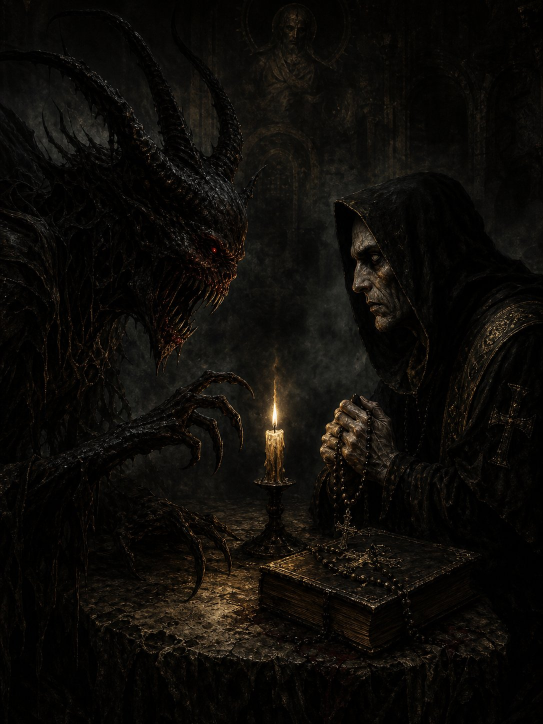
#> input picture scary_demon_takdir.jpg, 1086 x 1448 px, found by its file name (shown at 1/2 size)
$ python render_scary_3slides.py
#> lines starting #> are read from the running program, lines starting #| are printed output that depends on the picture
from PIL import Image, ImageDraw, ImageFont

def render_scary_slide1(base_path, output_path):
#> called with base_path = '/home/user/scary_demon_takdir.jpg', output_path = '/home/user/slide1_takdir_seram.jpg'
    img = Image.open(base_path)
#> img is the input picture: PIL image 1086x1448 RGB; mean R, G, B 14.1, 12, 8.6
    w, h = img.size
#> w = 1086; h = 1448

    # Proper crop preserving 3:4 aspect ratio focusing on the Demon on the left
    zoom_factor = 0.72
    crop_w = int(w * zoom_factor)
#> crop_w = 781
    crop_h = int(h * zoom_factor)
#> crop_h = 1042

    crop_x0 = 0
    crop_y0 = int(h * 0.05)
#> crop_y0 = 72
    crop_x1 = crop_x0 + crop_w
#> crop_x1 = 781
    crop_y1 = crop_y0 + crop_h
#> crop_y1 = 1114

    cropped = img.crop((crop_x0, crop_y0, crop_x1, crop_y1))
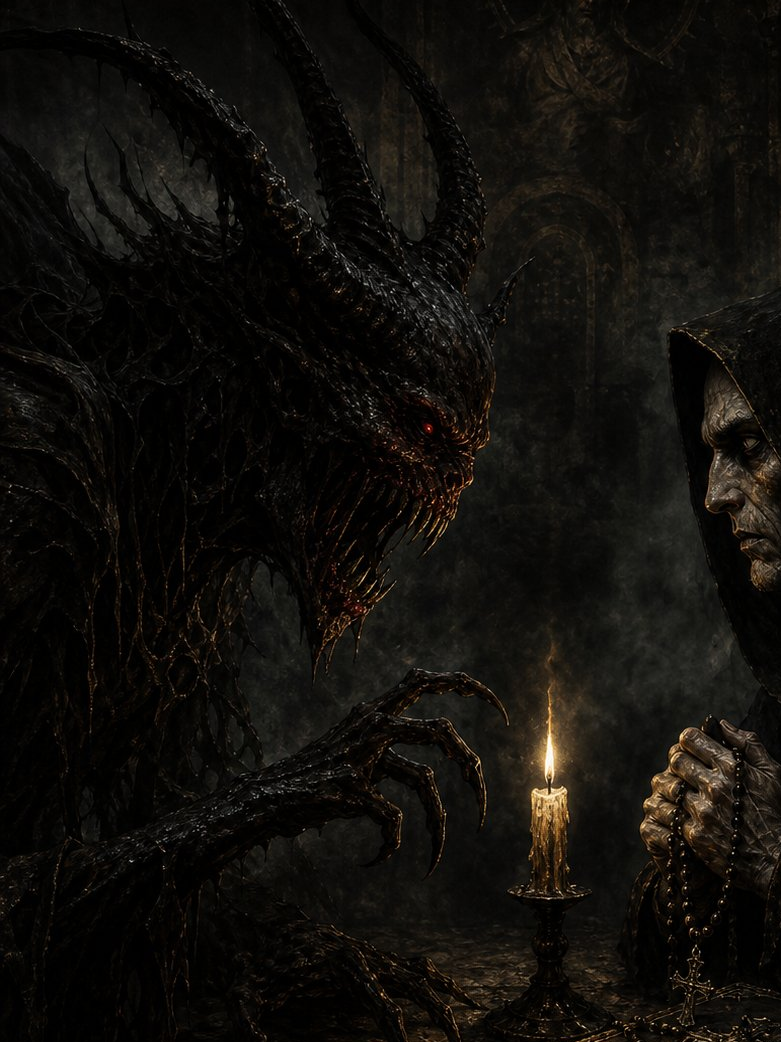
#> cropped: PIL image 781x1042 RGB; mean R, G, B 17.1, 15, 11.3
    slide1_base = cropped.resize((w, h), Image.Resampling.LANCZOS).convert("RGBA")

    overlay = Image.new("RGBA", (w, h), (0, 0, 0, 0))
#> overlay: PIL image 1086x1448 RGBA; every value is 0
    draw = ImageDraw.Draw(overlay)

    font_quote = ImageFont.truetype("/home/user/fonts/Roboto-Bold.ttf", int(h * 0.038))
    font_text = ImageFont.truetype("/home/user/fonts/Roboto-Bold.ttf", int(h * 0.024))

    lines = [
        "berikan aku jawaban untuk",
        "pertanyaan ini"
    ]

    line_h = int(h * 0.033)
#> line_h = 47
    pad_x = int(w * 0.055)
#> pad_x = 59
    pad_y = int(h * 0.020)
#> pad_y = 28

    max_txt_w = max(draw.textbbox((0, 0), line, font=font_text)[2] - draw.textbbox((0, 0), line, font=font_text)[0] for line in lines)
#> max_txt_w = 462
    box_w = max_txt_w + (pad_x * 2)
#> box_w = 580
    box_h = (len(lines) * line_h) + (pad_y * 2)
#> box_h = 150

    box_x0 = (w - box_w) // 2
#> box_x0 = 253
    box_y0 = int(h * 0.48)
#> box_y0 = 695
    box_x1 = box_x0 + box_w
#> box_x1 = 833
    box_y1 = box_y0 + box_h
#> box_y1 = 845

    draw.rounded_rectangle([box_x0, box_y0, box_x1, box_y1], radius=14, fill=(0, 0, 0, 190))
    draw.text((box_x0 + int(w * 0.03), box_y0 - int(h * 0.022)), "“", font=font_quote, fill=(255, 255, 255, 255))

    start_y = box_y0 + pad_y
#> start_y = 723
    for i, line in enumerate(lines):
        bbox = draw.textbbox((0, 0), line, font=font_text)
        txt_w = bbox[2] - bbox[0]
        x = (w - txt_w) // 2
        y = start_y + i * line_h
        draw.text((x, y), line, font=font_text, fill=(255, 255, 255, 255))
#> this loop made 2 passes
#> (bbox, txt_w, x) on passes 1 to 2: ((0, 6, 462, 39), 462, 312), ((0, 6, 247, 39), 247, 419)

    res = Image.alpha_composite(slide1_base, overlay).convert("RGB")
    res.save(output_path, quality=98)
    print(f"Scary Slide 1 saved: {output_path}")

def render_scary_slide2(base_path, output_path):
#> called with base_path = '/home/user/scary_demon_takdir.jpg', output_path = '/home/user/slide2_takdir_seram.jpg'
    img = Image.open(base_path)
    w, h = img.size
#> w = 1086

    # Proper crop preserving 3:4 aspect ratio focusing on the Priest on the right
    zoom_factor = 0.72
    crop_w = int(w * zoom_factor)
    crop_h = int(h * zoom_factor)

    crop_x0 = w - crop_w
    crop_y0 = int(h * 0.20)
    crop_x1 = w
    crop_y1 = crop_y0 + crop_h

    cropped = img.crop((crop_x0, crop_y0, crop_x1, crop_y1))
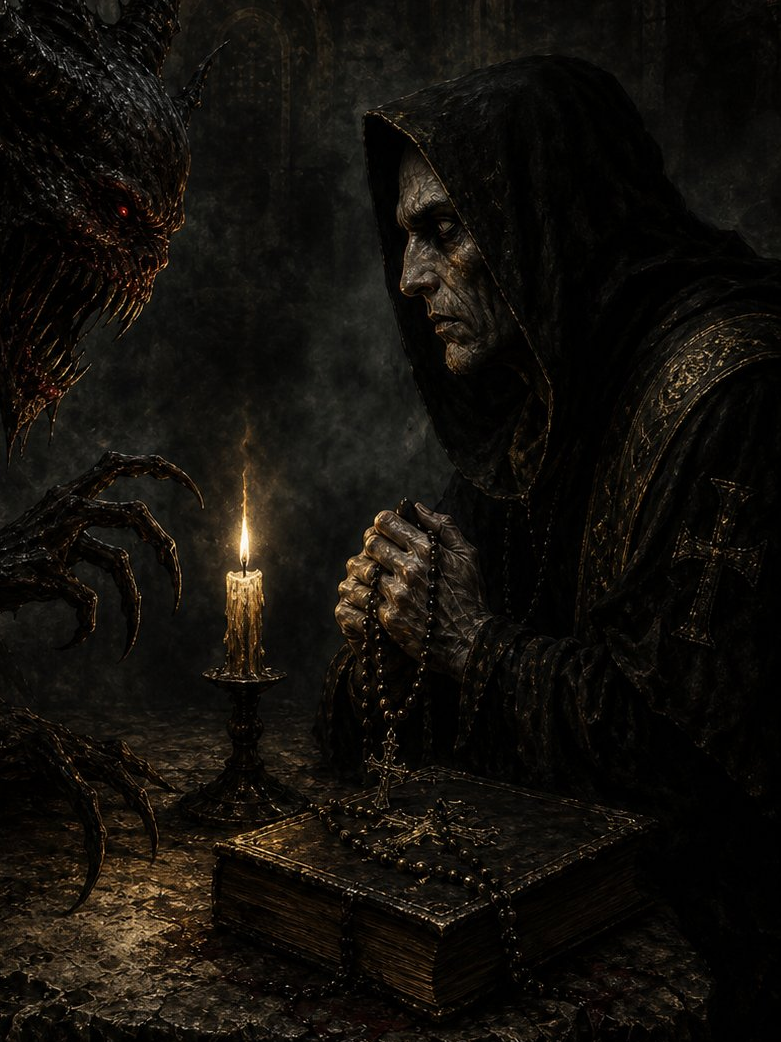
#> cropped: PIL image 781x1042 RGB; mean R, G, B 19, 15.9, 11.4
    slide2_base = cropped.resize((w, h), Image.Resampling.LANCZOS).convert("RGBA")

    overlay = Image.new("RGBA", (w, h), (0, 0, 0, 0))
    draw = ImageDraw.Draw(overlay)

    font_quote = ImageFont.truetype("/home/user/fonts/Roboto-Bold.ttf", int(h * 0.038))
    font_text = ImageFont.truetype("/home/user/fonts/Roboto-Bold.ttf", int(h * 0.024))

    text = "katakanlah"

    pad_x = int(w * 0.065)
    pad_y = int(h * 0.018)

    bbox = draw.textbbox((0, 0), text, font=font_text)
#> bbox = (0, 6, 187, 32)
    txt_w = bbox[2] - bbox[0]
#> txt_w = 187
    txt_h = bbox[3] - bbox[1]
#> txt_h = 26

    box_w = txt_w + (pad_x * 2)
#> box_w = 327
    box_h = txt_h + (pad_y * 2) + int(h * 0.005)
#> box_h = 85

    box_x0 = (w - box_w) // 2
#> box_x0 = 379
    box_y0 = int(h * 0.54)
    box_x1 = box_x0 + box_w
#> box_x1 = 706
    box_y1 = box_y0 + box_h
#> box_y1 = 866

    draw.rounded_rectangle([box_x0, box_y0, box_x1, box_y1], radius=14, fill=(0, 0, 0, 190))
    draw.text((box_x0 + int(w * 0.03), box_y0 - int(h * 0.022)), "“", font=font_quote, fill=(255, 255, 255, 255))
    draw.text((box_x0 + pad_x, box_y0 + pad_y), text, font=font_text, fill=(255, 255, 255, 255))

    res = Image.alpha_composite(slide2_base, overlay).convert("RGB")
    res.save(output_path, quality=98)
    print(f"Scary Slide 2 saved: {output_path}")

def render_scary_slide3(base_path, output_path):
#> called with base_path = '/home/user/scary_demon_takdir.jpg', output_path = '/home/user/slide3_takdir_seram.jpg'
    img = Image.open(base_path).convert("RGBA")
#> img: PIL image 1086x1448 RGBA
    w, h = img.size

    overlay = Image.new("RGBA", (w, h), (0, 0, 0, 0))
    draw = ImageDraw.Draw(overlay)

    font_quote = ImageFont.truetype("/home/user/fonts/Roboto-Bold.ttf", int(h * 0.038))
    font_text = ImageFont.truetype("/home/user/fonts/Roboto-Bold.ttf", int(h * 0.0235))

    lines = [
        "jika takdir sudah diatur oleh tuhan",
        "lantas mengapa kamu berdoa ?"
    ]

    line_h = int(h * 0.034)
    pad_x = int(w * 0.055)
    pad_y = int(h * 0.020)

    max_txt_w = max(draw.textbbox((0, 0), line, font=font_text)[2] - draw.textbbox((0, 0), line, font=font_text)[0] for line in lines)
#> max_txt_w = 588
    box_w = max_txt_w + (pad_x * 2)
#> box_w = 706
    box_h = (len(lines) * line_h) + (pad_y * 2)

    box_x0 = (w - box_w) // 2
#> box_x0 = 190
    box_y0 = int(h * 0.58)
    box_x1 = box_x0 + box_w
#> box_x1 = 896
    box_y1 = box_y0 + box_h

    draw.rounded_rectangle([box_x0, box_y0, box_x1, box_y1], radius=16, fill=(0, 0, 0, 190))
    draw.text((box_x0 + int(w * 0.03), box_y0 - int(h * 0.022)), "“", font=font_quote, fill=(255, 255, 255, 255))

    start_y = box_y0 + pad_y
    for i, line in enumerate(lines):
        x = box_x0 + pad_x
        y = start_y + i * line_h
        draw.text((x, y), line, font=font_text, fill=(255, 255, 255, 255))
#> this loop made 2 passes
#> x on passes 1 to 2: 249, 249

    res = Image.alpha_composite(img, overlay).convert("RGB")
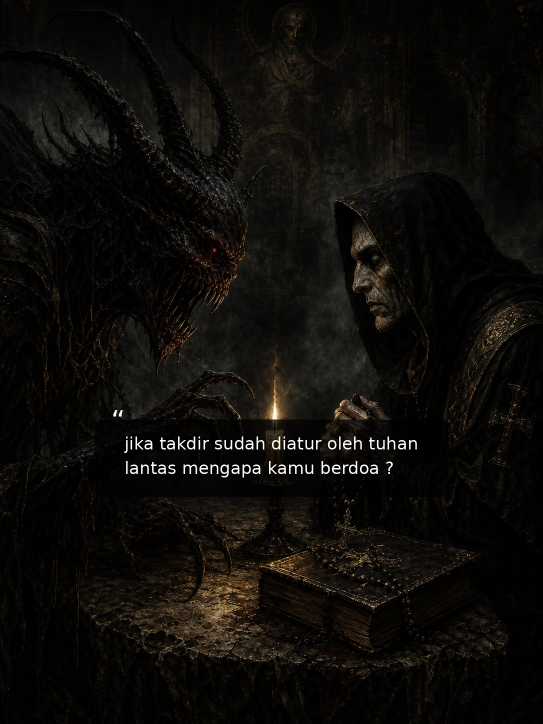
#> res: PIL image 1086x1448 RGB (shown at 1/2 size); mean R, G, B 14.2, 12.3, 9.1
    res.save(output_path, quality=98)
    print(f"Scary Slide 3 saved: {output_path}")

render_scary_slide1('/home/user/scary_demon_takdir.jpg', '/home/user/slide1_takdir_seram.jpg')
render_scary_slide2('/home/user/scary_demon_takdir.jpg', '/home/user/slide2_takdir_seram.jpg')
render_scary_slide3('/home/user/scary_demon_takdir.jpg', '/home/user/slide3_takdir_seram.jpg')
